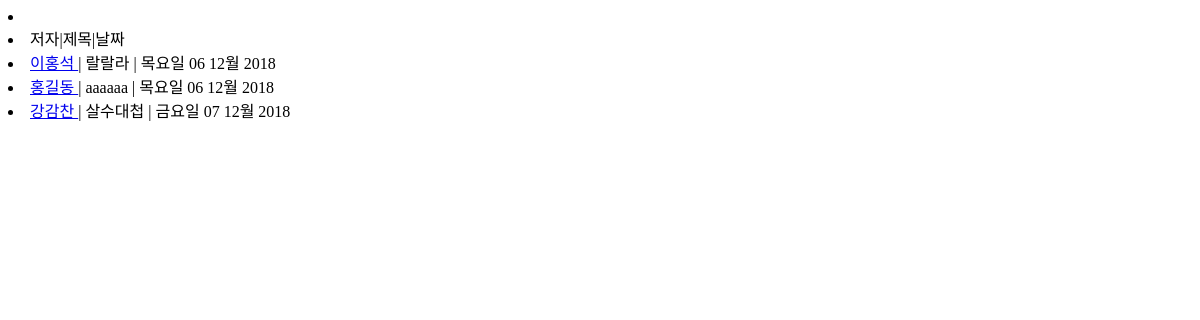
The page /list/ on the database as committed earlier.
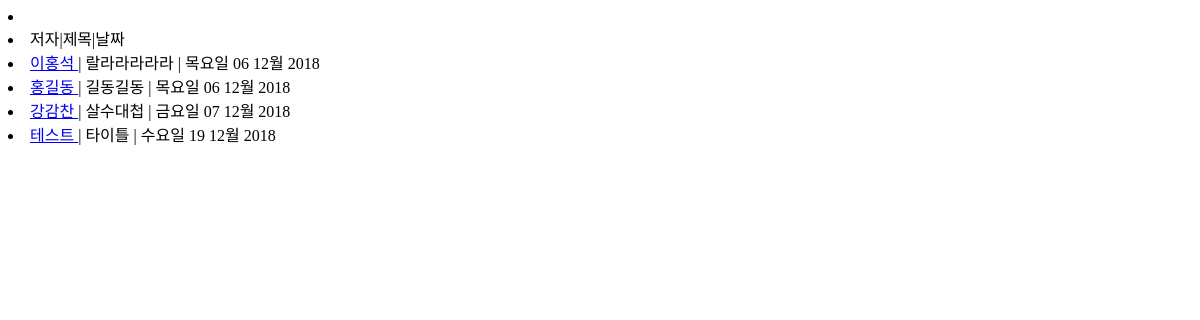
The same page on the database as committed later.
### community/models.py (models this page shows, shortened)
class Article(models.Model):
    name     = models.CharField(max_length=50)
    title    = models.CharField(max_length=50)
    contents = models.TextField()
    url      = models.URLField()
    email    = models.EmailField()
    cdate    = models.DateTimeField(auto_now_add=True)

### community/views.py (the view)
# urls.py: path('list/', list, name='list'),
def list(request):
    articleList = Article.objects.all()
    return render(request, 'list.html', {'articleList': articleList})

### community/templates/list.html (shortened to what this page needs)
<!DOCTYPE html>
<html lang="kr">
<head>
</head>
<li>
    <li>저자|제목|날짜</li>
    {% for article in articleList %}
    <li><a href="/view/{{article.id}}"> {{ article.name }} </a> | {{ article.title }} | {{ article.cdate|date:"D d M Y" }} </li>
    {% endfor %}
</body>
</html>

Rows that differ between the two databases and show on the page:
changed Article "이홍석": title "랄랄라" → "랄라라라라라"
changed Article "홍길동": title "aaaaaa" → "길동길동"
added Article: name "테스트", title "타이틀", cdate "수요일 19 12월 2018"
